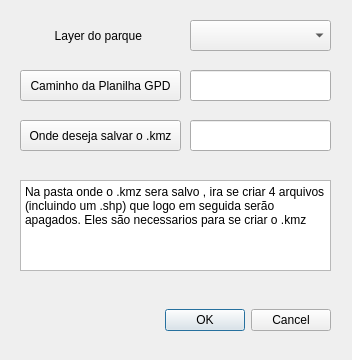
<?xml version="1.0" encoding="UTF-8"?>
<ui version="4.0">
 <class>Dialog</class>
 <widget class="QDialog" name="Dialog">
  <property name="geometry">
   <rect>
    <x>0</x>
    <y>0</y>
    <width>352</width>
    <height>360</height>
   </rect>
  </property>
  <property name="windowTitle">
   <string>Gerador de Bases</string>
  </property>
  <widget class="QDialogButtonBox" name="buttonBox">
   <property name="geometry">
    <rect>
     <x>110</x>
     <y>300</y>
     <width>221</width>
     <height>41</height>
    </rect>
   </property>
   <property name="orientation">
    <enum>Qt::Horizontal</enum>
   </property>
   <property name="standardButtons">
    <set>QDialogButtonBox::Cancel|QDialogButtonBox::Ok</set>
   </property>
  </widget>
  <widget class="QLineEdit" name="outputLine">
   <property name="geometry">
    <rect>
     <x>190</x>
     <y>70</y>
     <width>141</width>
     <height>31</height>
    </rect>
   </property>
  </widget>
  <widget class="QLineEdit" name="outputLine_2">
   <property name="geometry">
    <rect>
     <x>190</x>
     <y>120</y>
     <width>141</width>
     <height>31</height>
    </rect>
   </property>
  </widget>
  <widget class="QPlainTextEdit" name="plainTextEdit">
   <property name="geometry">
    <rect>
     <x>20</x>
     <y>180</y>
     <width>311</width>
     <height>91</height>
    </rect>
   </property>
   <property name="plainText">
    <string>Na pasta onde o .kmz sera salvo , ira se criar 4 arquivos (incluindo um .shp) que logo em seguida serão apagados. Eles são necessarios para se criar o .kmz</string>
   </property>
  </widget>
  <widget class="QToolButton" name="outputButton">
   <property name="geometry">
    <rect>
     <x>20</x>
     <y>70</y>
     <width>161</width>
     <height>31</height>
    </rect>
   </property>
   <property name="toolTip">
    <string>&lt;html&gt;&lt;head/&gt;&lt;body&gt;&lt;p&gt;Select an output folder to export all layers.&lt;/p&gt;&lt;/body&gt;&lt;/html&gt;</string>
   </property>
   <property name="text">
    <string>Caminho da Planilha GPD</string>
   </property>
  </widget>
  <widget class="QToolButton" name="outputButton_2">
   <property name="geometry">
    <rect>
     <x>20</x>
     <y>120</y>
     <width>161</width>
     <height>31</height>
    </rect>
   </property>
   <property name="toolTip">
    <string>&lt;html&gt;&lt;head/&gt;&lt;body&gt;&lt;p&gt;Select an output folder to export all layers.&lt;/p&gt;&lt;/body&gt;&lt;/html&gt;</string>
   </property>
   <property name="text">
    <string>Onde deseja salvar o .kmz</string>
   </property>
  </widget>
  <widget class="QComboBox" name="layerCombo">
   <property name="geometry">
    <rect>
     <x>190</x>
     <y>20</y>
     <width>141</width>
     <height>31</height>
    </rect>
   </property>
  </widget>
  <widget class="QLabel" name="layerLabel">
   <property name="geometry">
    <rect>
     <x>-30</x>
     <y>20</y>
     <width>172</width>
     <height>31</height>
    </rect>
   </property>
   <property name="text">
    <string>Layer do parque</string>
   </property>
   <property name="alignment">
    <set>Qt::AlignRight|Qt::AlignTrailing|Qt::AlignVCenter</set>
   </property>
  </widget>
 </widget>
 <resources/>
 <connections>
  <connection>
   <sender>buttonBox</sender>
   <signal>accepted()</signal>
   <receiver>Dialog</receiver>
   <slot>accept()</slot>
   <hints>
    <hint type="sourcelabel">
     <x>248</x>
     <y>254</y>
    </hint>
    <hint type="destinationlabel">
     <x>157</x>
     <y>274</y>
    </hint>
   </hints>
  </connection>
  <connection>
   <sender>buttonBox</sender>
   <signal>rejected()</signal>
   <receiver>Dialog</receiver>
   <slot>reject()</slot>
   <hints>
    <hint type="sourcelabel">
     <x>316</x>
     <y>260</y>
    </hint>
    <hint type="destinationlabel">
     <x>286</x>
     <y>274</y>
    </hint>
   </hints>
  </connection>
 </connections>
</ui>
